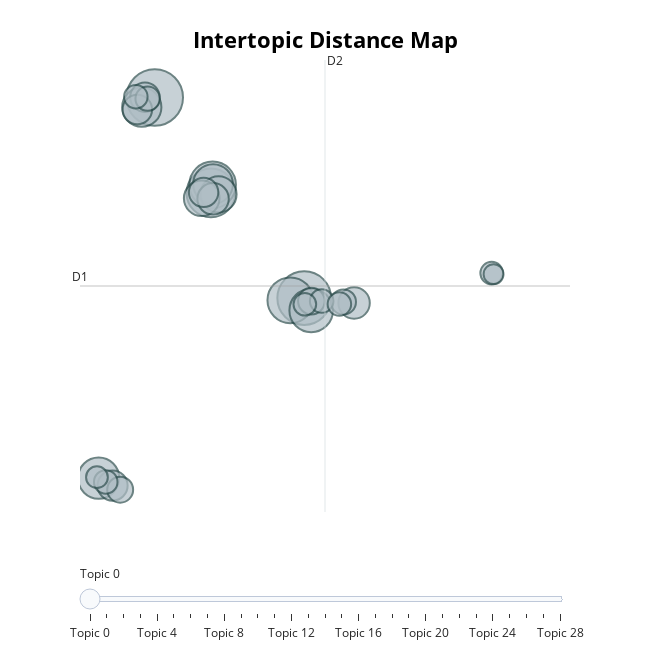

The notebook cell this image was saved under:
### Code cell
model.visualize_topics()

### Figure 1 — Plotly figure (JSON) as saved in the notebook; plotly's stock layout.template omitted (floating-point values rounded to 4 significant figures)
{"data": [{"customdata": [[0, "intercultural | telecollaboration | cultural | competence | in", 81], [1, "higher | online | education | student | courses", 73], [2, "writing | feedback | efl | automated | apos", 60], [3, "listening | comprehension | video | effects | captions", 55], [4, "mobile | learning | smartphones | devices | ipad", 53], [5, "game | games | digital | gaming | gamification", 48], [6, "multimodal | video | videoconferencing | multimedia | interactions", 43], [7, "vocabulary | reading | comprehension | dictionaries | acquisition", 40], [8, "language | assisted | learning | computer | technologies", 39], [9, "writing | collaborative | mediated | l2 | wiki", 33], [10, "pronunciation | asr | speech | training | recognition", 32], [11, "collocations | corpus | grammar | collocation | instruction", 25], [12, "virtual | reality | immersive | 3d | vr", 25], [13, "oral | anxiety | life | proficiency | second", 23], [14, "technological | pedagogical | teachers | adoption | content", 22], [15, "storytelling | digital | stories | story | writing", 22], [16, "call | research | the | from | 2015", 22], [17, "flipped | classroom | model | classrooms | impacts", 18], [18, "chinese | mandarin | character | movements | bye", 17], [19, "call | teacher | teachers | competencies | education", 16], [20, "discussion | forums | team | quot | group", 15], [21, "chat | communication | interaction | text | computer", 14], [22, "blended | learning | an | approach | inquiry", 14], [23, "technology | teachers | educational | teaching | school", 14], [24, "virtual | presence | exchange | community | participation", 14], [25, "teacher | language | online | delivery | english", 13], [26, "reading | readers | strategies | students | at", 13], [27, "covid | 19 | post | pandemic | panacea", 12], [28, "social | informal | online | language | networking", 10]], "hovertemplate": "<b>Topic %{customdata[0]}</b><br>%{customdata[1]}<br>Size: %{customdata[2]}", "legendgroup": "", "marker": {"color": "#B0BEC5", "line": {"color": "DarkSlateGrey", "width": 2}, "size": [81, 73, 60, 55, 53, 48, 43, 40, 39, 33, 32, 25, 25, 23, 22, 22, 22, 18, 17, 16, 15, 14, 14, 14, 14, 13, 13, 12, 10], "sizemode": "area", "sizeref": 0.05063, "symbol": "circle"}, "mode": "markers", "name": "", "orientation": "v", "showlegend": false, "type": "scatter", "x": [6.468, 12.13, 8.597, 8.661, 11.6, 12.39, 4.344, 8.677, 5.977, 8.884, 8.247, 8.678, 14.02, 4.871, 6.097, 8.319, 5.81, 12.4, 5.159, 13.61, 6.199, 4.612, 12.79, 5.752, 13.46, 19.23, 12.15, 4.279, 19.3], "xaxis": "x", "y": [17.11, 3.034, 10.42, 10.98, 2.881, 2.167, -9.604, 11.04, 16.44, 10.32, 10.04, 10.0, 2.69, -10.13, 17.13, 10.46, 16.27, 2.822, -10.42, 2.762, 17.03, -9.869, 2.826, 17.17, 2.613, 4.786, 2.601, -9.54, 4.713], "yaxis": "y"}], "layout": {"annotations": [{"showarrow": false, "text": "D1", "x": 3.637, "y": 3.882, "yshift": 10}, {"showarrow": false, "text": "D2", "x": 12.92, "xshift": 10, "y": 19.75}], "height": 650, "hoverlabel": {"bgcolor": "white", "font": {"family": "Rockwell", "size": 16}}, "legend": {"itemsizing": "constant", "tracegroupgap": 0}, "margin": {"t": 60}, "shapes": [{"line": {"color": "#CFD8DC", "width": 2}, "type": "line", "x0": 12.92, "x1": 12.92, "y0": -11.98, "y1": 19.75}, {"line": {"color": "#9E9E9E", "width": 2}, "type": "line", "x0": 3.637, "x1": 22.2, "y0": 3.882, "y1": 3.882}], "sliders": [{"active": 0, "pad": {"t": 50}, "steps": [{"args": [{"marker.color": [["red", "#B0BEC5", "#B0BEC5", "#B0BEC5", "#B0BEC5", "#B0BEC5", "#B0BEC5", "#B0BEC5", "#B0BEC5", "#B0BEC5", "#B0BEC5", "#B0BEC5", "#B0BEC5", "#B0BEC5", "#B0BEC5", "#B0BEC5", "#B0BEC5", "#B0BEC5", "#B0BEC5", "#B0BEC5", "#B0BEC5", "#B0BEC5", "#B0BEC5", "#B0BEC5", "#B0BEC5", "#B0BEC5", "#B0BEC5", "#B0BEC5", "#B0BEC5"]]}], "label": "Topic 0", "method": "update"}, {"args": [{"marker.color": [["#B0BEC5", "red", "#B0BEC5", "#B0BEC5", "#B0BEC5", "#B0BEC5", "#B0BEC5", "#B0BEC5", "#B0BEC5", "#B0BEC5", "#B0BEC5", "#B0BEC5", "#B0BEC5", "#B0BEC5", "#B0BEC5", "#B0BEC5", "#B0BEC5", "#B0BEC5", "#B0BEC5", "#B0BEC5", "#B0BEC5", "#B0BEC5", "#B0BEC5", "#B0BEC5", "#B0BEC5", "#B0BEC5", "#B0BEC5", "#B0BEC5", "#B0BEC5"]]}], "label": "Topic 1", "method": "update"}, {"args": [{"marker.color": [["#B0BEC5", "#B0BEC5", "red", "#B0BEC5", "#B0BEC5", "#B0BEC5", "#B0BEC5", "#B0BEC5", "#B0BEC5", "#B0BEC5", "#B0BEC5", "#B0BEC5", "#B0BEC5", "#B0BEC5", "#B0BEC5", "#B0BEC5", "#B0BEC5", "#B0BEC5", "#B0BEC5", "#B0BEC5", "#B0BEC5", "#B0BEC5", "#B0BEC5", "#B0BEC5", "#B0BEC5", "#B0BEC5", "#B0BEC5", "#B0BEC5", "#B0BEC5"]]}], "label": "Topic 2", "method": "update"}, {"args": [{"marker.color": [["#B0BEC5", "#B0BEC5", "#B0BEC5", "red", "#B0BEC5", "#B0BEC5", "#B0BEC5", "#B0BEC5", "#B0BEC5", "#B0BEC5", "#B0BEC5", "#B0BEC5", "#B0BEC5", "#B0BEC5", "#B0BEC5", "#B0BEC5", "#B0BEC5", "#B0BEC5", "#B0BEC5", "#B0BEC5", "#B0BEC5", "#B0BEC5", "#B0BEC5", "#B0BEC5", "#B0BEC5", "#B0BEC5", "#B0BEC5", "#B0BEC5", "#B0BEC5"]]}], "label": "Topic 3", "method": "update"}, {"args": [{"marker.color": [["#B0BEC5", "#B0BEC5", "#B0BEC5", "#B0BEC5", "red", "#B0BEC5", "#B0BEC5", "#B0BEC5", "#B0BEC5", "#B0BEC5", "#B0BEC5", "#B0BEC5", "#B0BEC5", "#B0BEC5", "#B0BEC5", "#B0BEC5", "#B0BEC5", "#B0BEC5", "#B0BEC5", "#B0BEC5", "#B0BEC5", "#B0BEC5", "#B0BEC5", "#B0BEC5", "#B0BEC5", "#B0BEC5", "#B0BEC5", "#B0BEC5", "#B0BEC5"]]}], "label": "Topic 4", "method": "update"}, {"args": [{"marker.color": [["#B0BEC5", "#B0BEC5", "#B0BEC5", "#B0BEC5", "#B0BEC5", "red", "#B0BEC5", "#B0BEC5", "#B0BEC5", "#B0BEC5", "#B0BEC5", "#B0BEC5", "#B0BEC5", "#B0BEC5", "#B0BEC5", "#B0BEC5", "#B0BEC5", "#B0BEC5", "#B0BEC5", "#B0BEC5", "#B0BEC5", "#B0BEC5", "#B0BEC5", "#B0BEC5", "#B0BEC5", "#B0BEC5", "#B0BEC5", "#B0BEC5", "#B0BEC5"]]}], "label": "Topic 5", "method": "update"}, {"args": [{"marker.color": [["#B0BEC5", "#B0BEC5", "#B0BEC5", "#B0BEC5", "#B0BEC5", "#B0BEC5", "red", "#B0BEC5", "#B0BEC5", "#B0BEC5", "#B0BEC5", "#B0BEC5", "#B0BEC5", "#B0BEC5", "#B0BEC5", "#B0BEC5", "#B0BEC5", "#B0BEC5", "#B0BEC5", "#B0BEC5", "#B0BEC5", "#B0BEC5", "#B0BEC5", "#B0BEC5", "#B0BEC5", "#B0BEC5", "#B0BEC5", "#B0BEC5", "#B0BEC5"]]}], "label": "Topic 6", "method": "update"}, {"args": [{"marker.color": [["#B0BEC5", "#B0BEC5", "#B0BEC5", "#B0BEC5", "#B0BEC5", "#B0BEC5", "#B0BEC5", "red", "#B0BEC5", "#B0BEC5", "#B0BEC5", "#B0BEC5", "#B0BEC5", "#B0BEC5", "#B0BEC5", "#B0BEC5", "#B0BEC5", "#B0BEC5", "#B0BEC5", "#B0BEC5", "#B0BEC5", "#B0BEC5", "#B0BEC5", "#B0BEC5", "#B0BEC5", "#B0BEC5", "#B0BEC5", "#B0BEC5", "#B0BEC5"]]}], "label": "Topic 7", "method": "update"}, {"args": [{"marker.color": [["#B0BEC5", "#B0BEC5", "#B0BEC5", "#B0BEC5", "#B0BEC5", "#B0BEC5", "#B0BEC5", "#B0BEC5", "red", "#B0BEC5", "#B0BEC5", "#B0BEC5", "#B0BEC5", "#B0BEC5", "#B0BEC5", "#B0BEC5", "#B0BEC5", "#B0BEC5", "#B0BEC5", "#B0BEC5", "#B0BEC5", "#B0BEC5", "#B0BEC5", "#B0BEC5", "#B0BEC5", "#B0BEC5", "#B0BEC5", "#B0BEC5", "#B0BEC5"]]}], "label": "Topic 8", "method": "update"}, {"args": [{"marker.color": [["#B0BEC5", "#B0BEC5", "#B0BEC5", "#B0BEC5", "#B0BEC5", "#B0BEC5", "#B0BEC5", "#B0BEC5", "#B0BEC5", "red", "#B0BEC5", "#B0BEC5", "#B0BEC5", "#B0BEC5", "#B0BEC5", "#B0BEC5", "#B0BEC5", "#B0BEC5", "#B0BEC5", "#B0BEC5", "#B0BEC5", "#B0BEC5", "#B0BEC5", "#B0BEC5", "#B0BEC5", "#B0BEC5", "#B0BEC5", "#B0BEC5", "#B0BEC5"]]}], "label": "Topic 9", "method": "update"}, {"args": [{"marker.color": [["#B0BEC5", "#B0BEC5", "#B0BEC5", "#B0BEC5", "#B0BEC5", "#B0BEC5", "#B0BEC5", "#B0BEC5", "#B0BEC5", "#B0BEC5", "red", "#B0BEC5", "#B0BEC5", "#B0BEC5", "#B0BEC5", "#B0BEC5", "#B0BEC5", "#B0BEC5", "#B0BEC5", "#B0BEC5", "#B0BEC5", "#B0BEC5", "#B0BEC5", "#B0BEC5", "#B0BEC5", "#B0BEC5", "#B0BEC5", "#B0BEC5", "#B0BEC5"]]}], "label": "Topic 10", "method": "update"}, {"args": [{"marker.color": [["#B0BEC5", "#B0BEC5", "#B0BEC5", "#B0BEC5", "#B0BEC5", "#B0BEC5", "#B0BEC5", "#B0BEC5", "#B0BEC5", "#B0BEC5", "#B0BEC5", "red", "#B0BEC5", "#B0BEC5", "#B0BEC5", "#B0BEC5", "#B0BEC5", "#B0BEC5", "#B0BEC5", "#B0BEC5", "#B0BEC5", "#B0BEC5", "#B0BEC5", "#B0BEC5", "#B0BEC5", "#B0BEC5", "#B0BEC5", "#B0BEC5", "#B0BEC5"]]}], "label": "Topic 11", "method": "update"}, {"args": [{"marker.color": [["#B0BEC5", "#B0BEC5", "#B0BEC5", "#B0BEC5", "#B0BEC5", "#B0BEC5", "#B0BEC5", "#B0BEC5", "#B0BEC5", "#B0BEC5", "#B0BEC5", "#B0BEC5", "red", "#B0BEC5", "#B0BEC5", "#B0BEC5", "#B0BEC5", "#B0BEC5", "#B0BEC5", "#B0BEC5", "#B0BEC5", "#B0BEC5", "#B0BEC5", "#B0BEC5", "#B0BEC5", "#B0BEC5", "#B0BEC5", "#B0BEC5", "#B0BEC5"]]}], "label": "Topic 12", "method": "update"}, {"args": [{"marker.color": [["#B0BEC5", "#B0BEC5", "#B0BEC5", "#B0BEC5", "#B0BEC5", "#B0BEC5", "#B0BEC5", "#B0BEC5", "#B0BEC5", "#B0BEC5", "#B0BEC5", "#B0BEC5", "#B0BEC5", "red", "#B0BEC5", "#B0BEC5", "#B0BEC5", "#B0BEC5", "#B0BEC5", "#B0BEC5", "#B0BEC5", "#B0BEC5", "#B0BEC5", "#B0BEC5", "#B0BEC5", "#B0BEC5", "#B0BEC5", "#B0BEC5", "#B0BEC5"]]}], "label": "Topic 13", "method": "update"}, {"args": [{"marker.color": [["#B0BEC5", "#B0BEC5", "#B0BEC5", "#B0BEC5", "#B0BEC5", "#B0BEC5", "#B0BEC5", "#B0BEC5", "#B0BEC5", "#B0BEC5", "#B0BEC5", "#B0BEC5", "#B0BEC5", "#B0BEC5", "red", "#B0BEC5", "#B0BEC5", "#B0BEC5", "#B0BEC5", "#B0BEC5", "#B0BEC5", "#B0BEC5", "#B0BEC5", "#B0BEC5", "#B0BEC5", "#B0BEC5", "#B0BEC5", "#B0BEC5", "#B0BEC5"]]}], "label": "Topic 14", "method": "update"}, {"args": [{"marker.color": [["#B0BEC5", "#B0BEC5", "#B0BEC5", "#B0BEC5", "#B0BEC5", "#B0BEC5", "#B0BEC5", "#B0BEC5", "#B0BEC5", "#B0BEC5", "#B0BEC5", "#B0BEC5", "#B0BEC5", "#B0BEC5", "#B0BEC5", "red", "#B0BEC5", "#B0BEC5", "#B0BEC5", "#B0BEC5", "#B0BEC5", "#B0BEC5", "#B0BEC5", "#B0BEC5", "#B0BEC5", "#B0BEC5", "#B0BEC5", "#B0BEC5", "#B0BEC5"]]}], "label": "Topic 15", "method": "update"}, {"args": [{"marker.color": [["#B0BEC5", "#B0BEC5", "#B0BEC5", "#B0BEC5", "#B0BEC5", "#B0BEC5", "#B0BEC5", "#B0BEC5", "#B0BEC5", "#B0BEC5", "#B0BEC5", "#B0BEC5", "#B0BEC5", "#B0BEC5", "#B0BEC5", "#B0BEC5", "red", "#B0BEC5", "#B0BEC5", "#B0BEC5", "#B0BEC5", "#B0BEC5", "#B0BEC5", "#B0BEC5", "#B0BEC5", "#B0BEC5", "#B0BEC5", "#B0BEC5", "#B0BEC5"]]}], "label": "Topic 16", "method": "update"}, {"args": [{"marker.color": [["#B0BEC5", "#B0BEC5", "#B0BEC5", "#B0BEC5", "#B0BEC5", "#B0BEC5", "#B0BEC5", "#B0BEC5", "#B0BEC5", "#B0BEC5", "#B0BEC5", "#B0BEC5", "#B0BEC5", "#B0BEC5", "#B0BEC5", "#B0BEC5", "#B0BEC5", "red", "#B0BEC5", "#B0BEC5", "#B0BEC5", "#B0BEC5", "#B0BEC5", "#B0BEC5", "#B0BEC5", "#B0BEC5", "#B0BEC5", "#B0BEC5", "#B0BEC5"]]}], "label": "Topic 17", "method": "update"}, {"args": [{"marker.color": [["#B0BEC5", "#B0BEC5", "#B0BEC5", "#B0BEC5", "#B0BEC5", "#B0BEC5", "#B0BEC5", "#B0BEC5", "#B0BEC5", "#B0BEC5", "#B0BEC5", "#B0BEC5", "#B0BEC5", "#B0BEC5", "#B0BEC5", "#B0BEC5", "#B0BEC5", "#B0BEC5", "red", "#B0BEC5", "#B0BEC5", "#B0BEC5", "#B0BEC5", "#B0BEC5", "#B0BEC5", "#B0BEC5", "#B0BEC5", "#B0BEC5", "#B0BEC5"]]}], "label": "Topic 18", "method": "update"}, {"args": [{"marker.color": [["#B0BEC5", "#B0BEC5", "#B0BEC5", "#B0BEC5", "#B0BEC5", "#B0BEC5", "#B0BEC5", "#B0BEC5", "#B0BEC5", "#B0BEC5", "#B0BEC5", "#B0BEC5", "#B0BEC5", "#B0BEC5", "#B0BEC5", "#B0BEC5", "#B0BEC5", "#B0BEC5", "#B0BEC5", "red", "#B0BEC5", "#B0BEC5", "#B0BEC5", "#B0BEC5", "#B0BEC5", "#B0BEC5", "#B0BEC5", "#B0BEC5", "#B0BEC5"]]}], "label": "Topic 19", "method": "update"}, {"args": [{"marker.color": [["#B0BEC5", "#B0BEC5", "#B0BEC5", "#B0BEC5", "#B0BEC5", "#B0BEC5", "#B0BEC5", "#B0BEC5", "#B0BEC5", "#B0BEC5", "#B0BEC5", "#B0BEC5", "#B0BEC5", "#B0BEC5", "#B0BEC5", "#B0BEC5", "#B0BEC5", "#B0BEC5", "#B0BEC5", "#B0BEC5", "red", "#B0BEC5", "#B0BEC5", "#B0BEC5", "#B0BEC5", "#B0BEC5", "#B0BEC5", "#B0BEC5", "#B0BEC5"]]}], "label": "Topic 20", "method": "update"}, {"args": [{"marker.color": [["#B0BEC5", "#B0BEC5", "#B0BEC5", "#B0BEC5", "#B0BEC5", "#B0BEC5", "#B0BEC5", "#B0BEC5", "#B0BEC5", "#B0BEC5", "#B0BEC5", "#B0BEC5", "#B0BEC5", "#B0BEC5", "#B0BEC5", "#B0BEC5", "#B0BEC5", "#B0BEC5", "#B0BEC5", "#B0BEC5", "#B0BEC5", "red", "#B0BEC5", "#B0BEC5", "#B0BEC5", "#B0BEC5", "#B0BEC5", "#B0BEC5", "#B0BEC5"]]}], "label": "Topic 21", "method": "update"}, {"args": [{"marker.color": [["#B0BEC5", "#B0BEC5", "#B0BEC5", "#B0BEC5", "#B0BEC5", "#B0BEC5", "#B0BEC5", "#B0BEC5", "#B0BEC5", "#B0BEC5", "#B0BEC5", "#B0BEC5", "#B0BEC5", "#B0BEC5", "#B0BEC5", "#B0BEC5", "#B0BEC5", "#B0BEC5", "#B0BEC5", "#B0BEC5", "#B0BEC5", "#B0BEC5", "red", "#B0BEC5", "#B0BEC5", "#B0BEC5", "#B0BEC5", "#B0BEC5", "#B0BEC5"]]}], "label": "Topic 22", "method": "update"}, {"args": [{"marker.color": [["#B0BEC5", "#B0BEC5", "#B0BEC5", "#B0BEC5", "#B0BEC5", "#B0BEC5", "#B0BEC5", "#B0BEC5", "#B0BEC5", "#B0BEC5", "#B0BEC5", "#B0BEC5", "#B0BEC5", "#B0BEC5", "#B0BEC5", "#B0BEC5", "#B0BEC5", "#B0BEC5", "#B0BEC5", "#B0BEC5", "#B0BEC5", "#B0BEC5", "#B0BEC5", "red", "#B0BEC5", "#B0BEC5", "#B0BEC5", "#B0BEC5", "#B0BEC5"]]}], "label": "Topic 23", "method": "update"}, {"args": [{"marker.color": [["#B0BEC5", "#B0BEC5", "#B0BEC5", "#B0BEC5", "#B0BEC5", "#B0BEC5", "#B0BEC5", "#B0BEC5", "#B0BEC5", "#B0BEC5", "#B0BEC5", "#B0BEC5", "#B0BEC5", "#B0BEC5", "#B0BEC5", "#B0BEC5", "#B0BEC5", "#B0BEC5", "#B0BEC5", "#B0BEC5", "#B0BEC5", "#B0BEC5", "#B0BEC5", "#B0BEC5", "red", "#B0BEC5", "#B0BEC5", "#B0BEC5", "#B0BEC5"]]}], "label": "Topic 24", "method": "update"}, {"args": [{"marker.color": [["#B0BEC5", "#B0BEC5", "#B0BEC5", "#B0BEC5", "#B0BEC5", "#B0BEC5", "#B0BEC5", "#B0BEC5", "#B0BEC5", "#B0BEC5", "#B0BEC5", "#B0BEC5", "#B0BEC5", "#B0BEC5", "#B0BEC5", "#B0BEC5", "#B0BEC5", "#B0BEC5", "#B0BEC5", "#B0BEC5", "#B0BEC5", "#B0BEC5", "#B0BEC5", "#B0BEC5", "#B0BEC5", "red", "#B0BEC5", "#B0BEC5", "#B0BEC5"]]}], "label": "Topic 25", "method": "update"}, {"args": [{"marker.color": [["#B0BEC5", "#B0BEC5", "#B0BEC5", "#B0BEC5", "#B0BEC5", "#B0BEC5", "#B0BEC5", "#B0BEC5", "#B0BEC5", "#B0BEC5", "#B0BEC5", "#B0BEC5", "#B0BEC5", "#B0BEC5", "#B0BEC5", "#B0BEC5", "#B0BEC5", "#B0BEC5", "#B0BEC5", "#B0BEC5", "#B0BEC5", "#B0BEC5", "#B0BEC5", "#B0BEC5", "#B0BEC5", "#B0BEC5", "red", "#B0BEC5", "#B0BEC5"]]}], "label": "Topic 26", "method": "update"}, {"args": [{"marker.color": [["#B0BEC5", "#B0BEC5", "#B0BEC5", "#B0BEC5", "#B0BEC5", "#B0BEC5", "#B0BEC5", "#B0BEC5", "#B0BEC5", "#B0BEC5", "#B0BEC5", "#B0BEC5", "#B0BEC5", "#B0BEC5", "#B0BEC5", "#B0BEC5", "#B0BEC5", "#B0BEC5", "#B0BEC5", "#B0BEC5", "#B0BEC5", "#B0BEC5", "#B0BEC5", "#B0BEC5", "#B0BEC5", "#B0BEC5", "#B0BEC5", "red", "#B0BEC5"]]}], "label": "Topic 27", "method": "update"}, {"args": [{"marker.color": [["#B0BEC5", "#B0BEC5", "#B0BEC5", "#B0BEC5", "#B0BEC5", "#B0BEC5", "#B0BEC5", "#B0BEC5", "#B0BEC5", "#B0BEC5", "#B0BEC5", "#B0BEC5", "#B0BEC5", "#B0BEC5", "#B0BEC5", "#B0BEC5", "#B0BEC5", "#B0BEC5", "#B0BEC5", "#B0BEC5", "#B0BEC5", "#B0BEC5", "#B0BEC5", "#B0BEC5", "#B0BEC5", "#B0BEC5", "#B0BEC5", "#B0BEC5", "red"]]}], "label": "Topic 28", "method": "update"}]}], "title": {"font": {"color": "Black", "size": 22}, "text": "<b>Intertopic Distance Map</b>", "x": 0.5, "xanchor": "center", "y": 0.95, "yanchor": "top"}, "width": 650, "xaxis": {"anchor": "y", "domain": [0, 1], "range": [3.637, 22.2], "title": {"text": ""}, "visible": false}, "yaxis": {"anchor": "x", "domain": [0, 1], "range": [-11.98, 19.75], "title": {"text": ""}, "visible": false}}}
